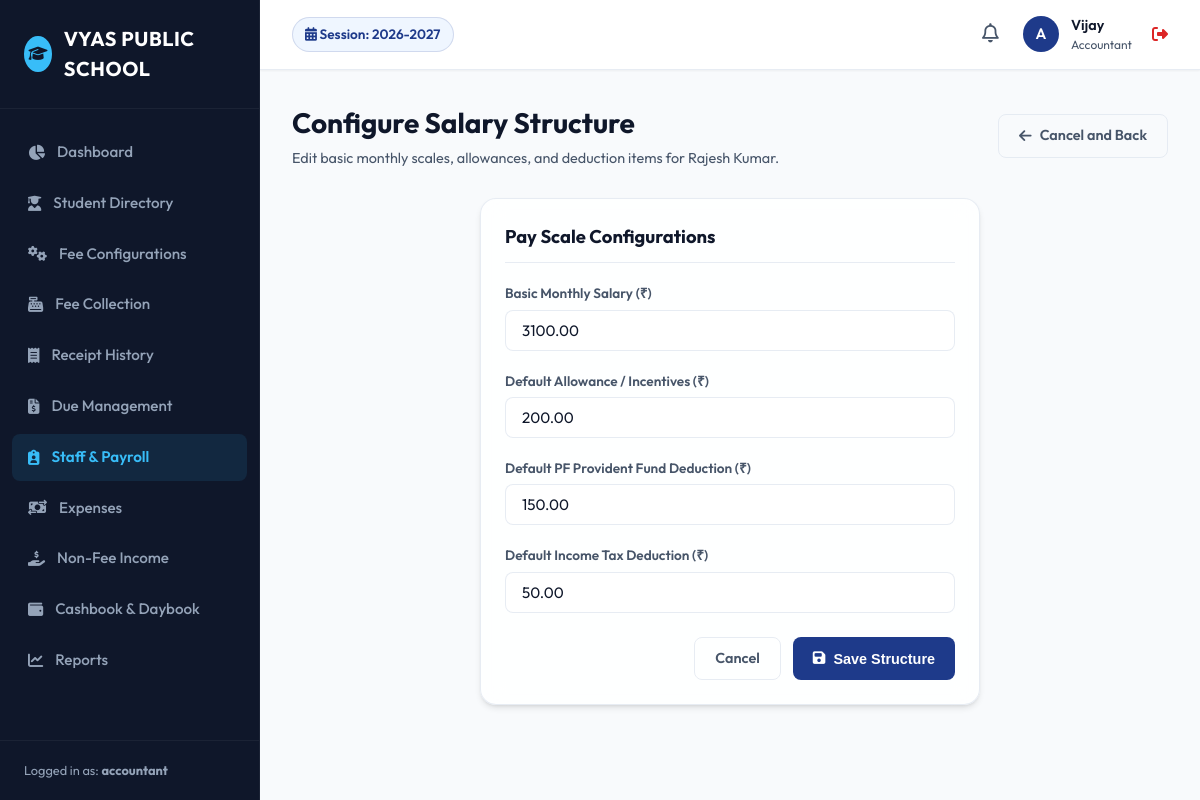
/staff/1/structure/ (signed in), run on the app's committed database.
### users/models.py (models this page shows, shortened)
class User(AbstractUser, SoftDeleteModel):
    SUPER_ADMIN = 'SUPER_ADMIN'
    SCHOOL_ADMIN = 'SCHOOL_ADMIN'
    ACCOUNTANT = 'ACCOUNTANT'
    PRINCIPAL = 'PRINCIPAL'
    TEACHER = 'TEACHER'
    RECEPTIONIST = 'RECEPTIONIST'
    ROLE_CHOICES = [
        (SUPER_ADMIN, 'Super Admin'),
        (SCHOOL_ADMIN, 'School Admin'),
        (ACCOUNTANT, 'Accountant'),
        (PRINCIPAL, 'Principal'),
        (TEACHER, 'Teacher'),
        (RECEPTIONIST, 'Receptionist'),
    ]
    role = models.CharField(max_length=20, choices=ROLE_CHOICES, default=SCHOOL_ADMIN)
    mobile = models.CharField(max_length=15, blank=True, null=True)
    objects = SoftDeleteUserManager()
    def is_school_admin(self):
        return self.role in [self.SUPER_ADMIN, self.SCHOOL_ADMIN]
    def is_accountant(self):
        return self.role in [self.SUPER_ADMIN, self.ACCOUNTANT]

### academics/models.py (models this page shows, shortened)
class AcademicSession(SoftDeleteModel):
    name = models.CharField(max_length=20, unique=True, help_text="e.g. 2026-2027")
    start_date = models.DateField()
    end_date = models.DateField()
    is_active = models.BooleanField(default=False)
    class Meta:
        ordering = ['-start_date']

### staff/models.py (models this page shows, shortened)
class Staff(SoftDeleteModel):
    DEPARTMENT_CHOICES = [
        ('ACADEMICS', 'Academics'),
        ('ADMINISTRATION', 'Administration'),
        ('ACCOUNTS', 'Accounts'),
        ('SUPPORT', 'Support Staff'),
    ]
    DESIGNATION_CHOICES = [
        ('TEACHER', 'Teacher'),
        ('ACCOUNTANT', 'Accountant'),
        ('CLERK', 'Clerk'),
        ('PRINCIPAL', 'Principal'),
        ('DRIVER', 'Driver'),
        ('PEON', 'Peon'),
    ]
    STATUS_CHOICES = [
        ('ACTIVE', 'Active'),
        ('RESIGNED', 'Resigned'),
        ('TERMINATED', 'Terminated'),
    ]
    employee_id = models.CharField(max_length=50, unique=True, db_index=True)
    user = models.OneToOneField(settings.AUTH_USER_MODEL, on_delete=models.SET_NULL, null=True, blank=True, related_name='staff_profile')
    first_name = models.CharField(max_length=100)
    last_name = models.CharField(max_length=100)
    department = models.CharField(max_length=30, choices=DEPARTMENT_CHOICES)
    designation = models.CharField(max_length=30, choices=DESIGNATION_CHOICES)
    mobile = models.CharField(max_length=15)
    address = models.TextField()
    joining_date = models.DateField()
    status = models.CharField(max_length=20, choices=STATUS_CHOICES, default='ACTIVE')
    bank_name = models.CharField(max_length=100, blank=True, null=True)
    bank_account_number = models.CharField(max_length=50, blank=True, null=True)
    ifsc_code = models.CharField(max_length=20, blank=True, null=True)
    base_salary = models.DecimalField(max_digits=10, decimal_places=2, default=0.00)
    document_file = models.FileField(upload_to='staff_docs/', blank=True, null=True)
    class Meta:
        ordering = ['employee_id']
    @property
    def full_name(self):
        return f"{self.first_name} {self.last_name}"

class SalaryStructure(SoftDeleteModel):
    staff = models.OneToOneField(Staff, on_delete=models.CASCADE, related_name='salary_structure')
    basic_salary = models.DecimalField(max_digits=10, decimal_places=2)
    allowance_default = models.DecimalField(max_digits=10, decimal_places=2, default=0.00)
    pf_deduction_default = models.DecimalField(max_digits=10, decimal_places=2, default=0.00)
    tax_deduction_default = models.DecimalField(max_digits=10, decimal_places=2, default=0.00)

### staff/views.py (the view)
# urls.py: path('staff/<int:staff_id>/structure/', views.edit_salary_structure, name='edit_salary_structure'),
@login_required
@accountant_only
def edit_salary_structure(request, staff_id):
    staff = get_object_or_404(Staff, pk=staff_id, is_deleted=False)
    structure, created = SalaryStructure.objects.get_or_create(
        staff=staff,
        defaults={'basic_salary': staff.base_salary}
    )
    if request.method == 'POST':
        form = SalaryStructureForm(request.POST, instance=structure)
        if form.is_valid():
            form.save()
            log_activity(request.user, "UPDATE_SALARY_STRUCTURE", {"staff": staff.full_name}, request)
            messages.success(request, f"Salary structure for {staff.full_name} updated.")
            return redirect('staff_profile', pk=staff.pk)
    else:
        form = SalaryStructureForm(instance=structure)
    return render(request, 'staff/structure_form.html', {'form': form, 'staff': staff})

### staff/forms.py
class SalaryStructureForm(forms.ModelForm):
    class Meta:
        model = SalaryStructure
        fields = ['basic_salary', 'allowance_default', 'pf_deduction_default', 'tax_deduction_default']
        widgets = {
            'basic_salary': forms.NumberInput(attrs={'class': 'form-control', 'step': '0.01'}),
            'allowance_default': forms.NumberInput(attrs={'class': 'form-control', 'step': '0.01'}),
            'pf_deduction_default': forms.NumberInput(attrs={'class': 'form-control', 'step': '0.01'}),
            'tax_deduction_default': forms.NumberInput(attrs={'class': 'form-control', 'step': '0.01'}),
        }

### academics/context_processors.py (called while the page is built)
def academic_session_processor(request):
    try:
        active_session = AcademicSession.objects.get(is_active=True)
    except AcademicSession.DoesNotExist:
        active_session = AcademicSession.objects.order_by('-start_date').first()
    except AcademicSession.MultipleObjectsReturned:
        active_session = AcademicSession.objects.filter(is_active=True).first()
    return {
        'ACTIVE_SESSION': active_session,
        'ALL_SESSIONS': AcademicSession.objects.all()
    }

### core/models.py (called while the page is built)
    def get_queryset(self):
        return SoftDeleteQuerySet(self.model, using=self._db).filter(is_deleted=False)

### users/models.py (called while the page is built)
    def get_queryset(self):
        return SoftDeleteQuerySet(self.model, using=self._db).filter(is_deleted=False)

### templates/staff/structure_form.html (shortened to what this page needs)
{% extends 'base.html' %}
{% block content %}
<div class="page-header">
    <div class="page-title">
        <h1>Configure Salary Structure</h1>
        <p>Edit basic monthly scales, allowances, and deduction items for {{ staff.full_name }}.</p>
    </div>
    <a href="{% url 'staff_profile' staff.pk %}" class="btn btn-outline">
        <i class="fa-solid fa-arrow-left"></i> Cancel and Back
    </a>
</div>
<div class="glass-panel" style="max-width: 500px; margin: 0 auto;">
    <div class="panel-header">
        <h2>Pay Scale Configurations</h2>
    </div>
    <form method="POST">
        <div class="form-group">
            <label for="{{ form.basic_salary.id_for_label }}">Basic Monthly Salary (₹)</label>
            {{ form.basic_salary }}
        </div>
        <div class="form-group">
            <label for="{{ form.allowance_default.id_for_label }}">Default Allowance / Incentives (₹)</label>
            {{ form.allowance_default }}
        </div>
        <div class="form-group">
            <label for="{{ form.pf_deduction_default.id_for_label }}">Default PF Provident Fund Deduction (₹)</label>
            {{ form.pf_deduction_default }}
        </div>
        <div class="form-group">
            <label for="{{ form.tax_deduction_default.id_for_label }}">Default Income Tax Deduction (₹)</label>
            {{ form.tax_deduction_default }}
        </div>
        <div style="display: flex; gap: 12px; justify-content: flex-end; margin-top: 24px;">
            <a href="{% url 'staff_profile' staff.pk %}" class="btn btn-outline">Cancel</a>
            <button type="submit" class="btn btn-primary">
                <i class="fa-solid fa-save"></i> Save Structure
            </button>
        </div>
    </form>
</div>
{% endblock %}

### templates/base.html (shortened to what this page needs)
{% load static %}
<!DOCTYPE html>
<html lang="en">
<head>
    <link rel="stylesheet" href="https://cdnjs.cloudflare.com/ajax/libs/font-awesome/6.4.0/css/all.min.css">
    <link rel="stylesheet" href="{% static 'css/styles.css' %}">
</head>
<body>
    <div class="app-container">
        <aside class="sidebar">
            <div class="sidebar-header">
                <div class="user-avatar" style="background-color: var(--sidebar-active); color: var(--sidebar-bg);">
                    <i class="fa-solid fa-graduation-cap"></i>
                </div>
                <div class="sidebar-logo">VYAS PUBLIC SCHOOL</div>
            </div>
            <ul class="sidebar-menu">
                <li class="menu-item {% if request.resolver_match.url_name == 'dashboard' %}active{% endif %}">
                    <a href="{% url 'dashboard' %}">
                        <i class="fa-solid fa-chart-pie"></i>
                        <span>Dashboard</span>
                    </a>
                </li>
                <li class="menu-item {% if 'students' in request.path %}active{% endif %}">
                    <a href="{% url 'student_list' %}">
                        <i class="fa-solid fa-user-graduate"></i>
                        <span>Student Directory</span>
                    </a>
                </li>
                {% if request.user.is_accountant or request.user.is_school_admin %}
                <li class="menu-item {% if 'fees' in request.path and 'collect' not in request.path and 'receipts' not in request.path and 'dues' not in request.path %}active{% endif %}">
                    <a href="{% url 'fee_type_list' %}">
                        <i class="fa-solid fa-gears"></i>
                        <span>Fee Configurations</span>
                    </a>
                </li>
                <li class="menu-item {% if 'fees/collect' in request.path %}active{% endif %}">
                    <a href="{% url 'fee_collection_dashboard' %}">
                        <i class="fa-solid fa-cash-register"></i>
                        <span>Fee Collection</span>
                    </a>
                </li>
                <li class="menu-item {% if 'fees/receipts' in request.path %}active{% endif %}">
                    <a href="{% url 'receipt_history' %}">
                        <i class="fa-solid fa-receipt"></i>
                        <span>Receipt History</span>
                    </a>
                </li>
                <li class="menu-item {% if 'fees/dues' in request.path %}active{% endif %}">
                    <a href="{% url 'due_report' %}">
                        <i class="fa-solid fa-file-invoice-dollar"></i>
                        <span>Due Management</span>
                    </a>
                </li>
                {% endif %}
                {% if request.user.role == 'SUPER_ADMIN' or request.user.role == 'SCHOOL_ADMIN' or request.user.role == 'PRINCIPAL' or request.user.is_accountant %}
                <li class="menu-item {% if 'staff' in request.path or 'salar' in request.path %}active{% endif %}">
                    <a href="{% url 'staff_list' %}">
                        <i class="fa-solid fa-clipboard-user"></i>
                        <span>Staff & Payroll</span>
                    </a>
                </li>
                {% endif %}
                {% if request.user.is_accountant or request.user.is_school_admin %}
                <li class="menu-item {% if 'finance/expense' in request.path %}active{% endif %}">
                    <a href="{% url 'expense_list' %}">
                        <i class="fa-solid fa-money-bill-transfer"></i>
                        <span>Expenses</span>
                    </a>
                </li>
                <li class="menu-item {% if 'finance/income' in request.path %}active{% endif %}">
                    <a href="{% url 'income_list' %}">
                        <i class="fa-solid fa-hand-holding-dollar"></i>
                        <span>Non-Fee Income</span>
                    </a>
                </li>
                <li class="menu-item {% if 'daybook' in request.path or 'cashbook' in request.path %}active{% endif %}">
                    <a href="{% url 'daybook' %}">
                        <i class="fa-solid fa-wallet"></i>
                        <span>Cashbook & Daybook</span>
                    </a>
                </li>
                {% endif %}
                <li class="menu-item {% if 'reports' in request.path %}active{% endif %}">
                    <a href="{% url 'reports_dashboard' %}">
                        <i class="fa-solid fa-chart-line"></i>
                        <span>Reports</span>
                    </a>
                </li>
            </ul>
            <div class="sidebar-footer">
                Logged in as: <strong>{{ request.user.username }}</strong>
            </div>
        </aside>
        <main class="main-wrapper">
            <header class="main-header">
                <div class="header-left">
                    <div class="session-indicator">
                        <i class="fa-solid fa-calendar-days"></i>
                        Session: {{ ACTIVE_SESSION.name|default:"None Configured" }}
                    </div>
                </div>
                <div class="header-right">
                    <div class="notification-bell">
                        <i class="fa-regular fa-bell" style="font-size: 1.2rem; cursor: pointer; color: var(--text-secondary);"></i>
                    </div>
                    <div class="user-profile" onclick="location.href='{% url 'logout' %}'" title="Click to Logout">
                        <div class="user-avatar">
                            {{ request.user.username|slice:":1"|upper }}
                        </div>
                        <div class="user-info">
                            <div class="user-name">{{ request.user.first_name|default:request.user.username }}</div>
                            <div class="user-role">{{ request.user.get_role_display }}</div>
                        </div>
                        <i class="fa-solid fa-right-from-bracket" style="color: var(--danger); margin-left: 8px;"></i>
                    </div>
                </div>
            </header>
            <div class="content-body">
                {% block content %}{% endblock %}
            </div>
        </main>
    </div>
</body>
</html>

### data on the page
User: user.username "accountant", user.username "A", user.first_name "Vijay", user.role "Accountant"
AcademicSession: name "2026-2027"
Staff: full_name "Rajesh Kumar"
SalaryStructure: basic_salary "3100.00", allowance_default "200.00", pf_deduction_default "150.00", tax_deduction_default "50.00"
